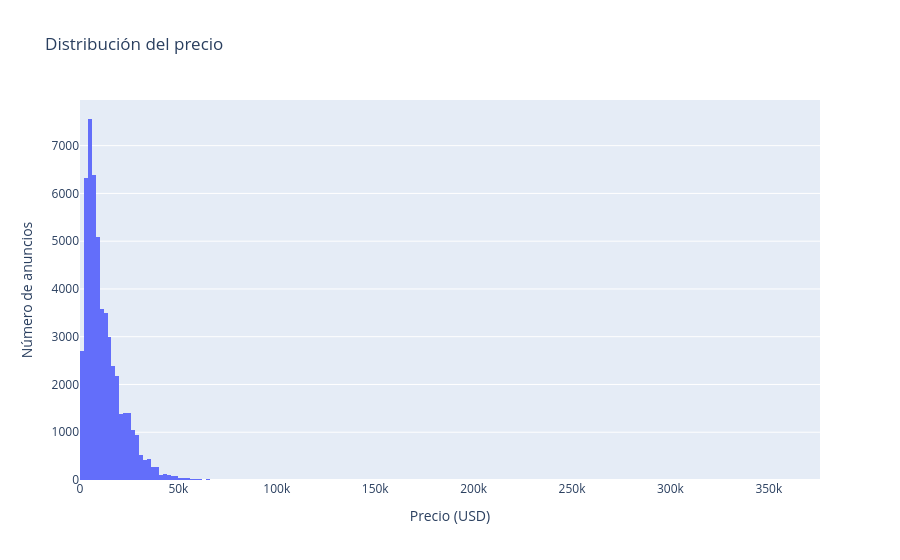

Here is the notebook cell this chart was saved with:
### Markdown cell above
Distribución de las variables numéricas
Precio

### Code cell
fig = px.histogram(df, x='price', nbins=200, title='Distribución del precio')
fig.update_layout(xaxis_title='Precio (USD)', yaxis_title='Número de anuncios')
fig.show()

### Figure 1 — Plotly figure (JSON) as saved in the notebook; plotly's stock layout.template omitted (floating-point values rounded to 4 significant figures; data arrays with more than 128 entries replaced by an {"elided": "..."} marker saying what was removed)
{"data": [{"bingroup": "x", "hovertemplate": "price=%{x}<br>count=%{y}<extra></extra>", "legendgroup": "", "marker": {"color": "#636efa", "pattern": {"shape": ""}}, "name": "", "nbinsx": 200, "orientation": "v", "showlegend": false, "type": "histogram", "x": {"elided": "51525 int values"}, "xaxis": "x", "yaxis": "y"}], "layout": {"barmode": "relative", "legend": {"tracegroupgap": 0}, "title": {"text": "Distribución del precio"}, "xaxis": {"anchor": "y", "domain": [0, 1], "title": {"text": "Precio (USD)"}}, "yaxis": {"anchor": "x", "domain": [0, 1], "title": {"text": "Número de anuncios"}}}}
